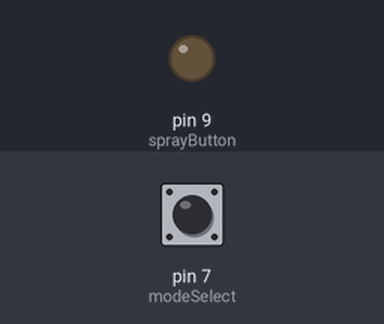
A program run on a simulated Arduino Uno, built with avr-gcc and run on an emulated ATmega328P. Parts: output pins drawn as LEDs (lit = HIGH). The test bench sets the inputs (shaded band); at power-on: pin 7 (modeSelect) HIGH. What the program prints to the serial monitor is not drawn.

Above: at 0.3 s.
Timing chart, 0 to 15.4 s (numbered marks = the images above):
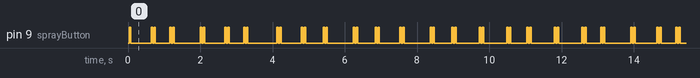

Measured:
- by itself, pin 9 (sprayButton): moves between LOW and HIGH, repeating every 11.9 s

The program:

main.cpp
```cpp
#include <Arduino.h>
#include <TimerOne.h>


// put function declarations here:
int myFunction(int, int);
void timer_actuate();
void wake_sprayer();

int modeSelect = 7;
int sprayButton = 9;

bool spray_op_state = false;


bool spray_state = true;

int ticks = 0;

int duty_cycle = 50;

int cycles_skipped;

void setup() {
  // put your setup code here, to run once:

  pinMode(modeSelect, INPUT);
  pinMode(sprayButton, OUTPUT);
  Serial.begin(9600);
  Serial.setTimeout(1000);

  //wake_sprayer();


  Timer1.initialize(40000);
  Timer1.attachInterrupt(timer_actuate);
}

void wake_sprayer() {
  delay(100);
  digitalWrite(sprayButton, HIGH);
  delay(2000);
  digitalWrite(sprayButton, LOW);
  delay(2000);

  digitalWrite(sprayButton, HIGH);
  delay(2000);
  digitalWrite(sprayButton, LOW);
  delay(1000);
  digitalWrite(sprayButton, HIGH);
  delay(200);
  digitalWrite(sprayButton, LOW);
  delay(1000);
}

void timer_actuate() {

  if(duty_cycle == 0 && spray_state == false) return;

  if(duty_cycle == 100 && spray_state == true) return;


  if(spray_state == false)
  {

    if(duty_cycle < 50 && spray_op_state == false)
    {
      if (++cycles_skipped < 50 - duty_cycle) return;
    }

    if(spray_op_state == true)
    {
      spray_state = true;
    }

  }

  else if(spray_state == true)
  {
    if(duty_cycle > 50 && spray_op_state == false)
    {
      if(++cycles_skipped < duty_cycle - 50) return;
    }
    if(spray_op_state == true)
    {
      spray_state = false;
    }
  }

  cycles_skipped = 0;
  spray_op_state = !spray_op_state;
  digitalWrite(sprayButton, spray_op_state);


}


void loop() {


  // Behaves as transmitter
  if(digitalRead(modeSelect) == LOW) {
    int mq3Value = analogRead(A0);
    Serial.print("MQ3 concentration: ");
    Serial.println(mq3Value);


  }

  // Behaves as receiver
  else {
    Serial.println("Receiver Mode");
    //while (!Serial.available());
    //String x = Serial.readString();
    //Serial.print(x);
    //Serial.println(" ACK");

    //Power cycle the sprayer
    while(1)
    {
      for (int i = 30; i < 40; i +=2)
      {
        duty_cycle = i;
        delay(200);
        Serial.print("Duty cycle: ");
        Serial.println(duty_cycle);
      }
      for (int i = 40; i > 30; i -=2)
      {
        duty_cycle = i;
        delay(200);
        Serial.print("Duty cycle: ");
        Serial.println(duty_cycle);
      }
    }


  }
}
```
